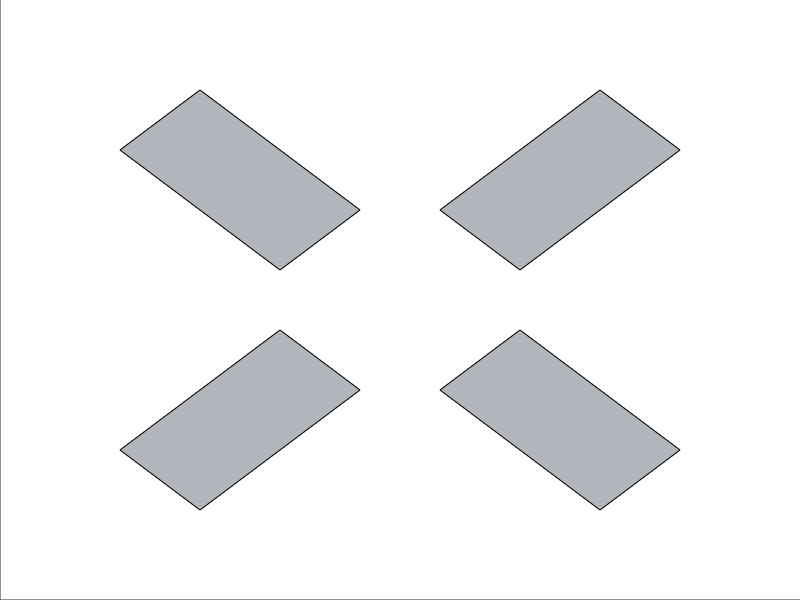

MATLAB code for this plot: (Note: this script raises an error after producing the figure.)
%close level selection interface
close all

%establish wall positions
%          x1   y1    x2     y2
walls = [  2.5  8.5   4.5   6.5; ...
           3.5  5.5   4.5   6.5; ...
           1.5  7.5   2.5   8.5; ...
           1.5  7.5   3.5   5.5; ...
           6.5  4.5   8.5   2.5; ...
           7.5  1.5   8.5   2.5; ...
           5.5  3.5   6.5   4.5; ...
           5.5  3.5   7.5   1.5; ...
           6.5  5.5   5.5   6.5; ...
           7.5  8.5   5.5   6.5; ...
           8.5  7.5   6.5   5.5; ...
           8.5  7.5   7.5   8.5; ...
           2.5  1.5   1.5   2.5; ...
           3.5  4.5   1.5   2.5; ...
           4.5  3.5   2.5   1.5; ...
           4.5  3.5   3.5   4.5];
           
%define initial velocity, timestep, and coefficient of restitution
coefficient_of_restitution = 1;
timestep = 0.1;
v0 = 1.0;

%set the axis field to 10 x 10
fig = figure('Color', 'white');
axis ([0 10 0 10]);
set(fig, 'Position', [440 378 500 500])
set(gca,'position',[0 0 1 1],'units','normalized')

%turn off the tick labels
set(gca, 'XTick', [])
set(gca, 'YTick', [])

%define grey color
grey = [179, 182, 188] ./ 256;

%plot the walls (indices 1 and 3 are x positions, indices 2 and 4 are y
%positions)
w1 = line(walls(1:4,[1 3])',walls(1:4,[2 4])', 'Color', grey);
w2 = line(walls(5:8,[1 3])',walls(5:8,[2 4])', 'Color', grey);
w3 = line(walls(9:12,[1 3])',walls(9:12,[2 4])', 'Color', grey);
w4 = line(walls(13:16,[1 3])',walls(13:16,[2 4])', 'Color', grey);
%patch the inside of the walls to give appearance of solid shape
shape1 = patch([1.5 3.5 4.5 2.5 1.5], [7.5 5.5 6.5 8.5 7.5], grey);
shape2 = patch([6.5 8.5 7.5 5.5 6.5], [4.5 2.5 1.5 3.5 4.5], grey);
shape3 = patch([6.5 8.5 7.5 5.5 6.5], [5.5 7.5 8.5 6.5 5.5], grey);
shape4 = patch([1.5 3.5 4.5 2.5 1.5], [2.5 4.5 3.5 1.5 2.5], grey);

%select position and launch angle of ball
[x0, y0, launchX, launchY, b_init, arrow] = userSelect([1.5 3.5 4.5 2.5 1.5...
    NaN 6.5 8.5 7.5 5.5 6.5 NaN 6.5 8.5 7.5 5.5 6.5 NaN 1.5 3.5 4.5 2.5 1.5],...
    [7.5 5.5 6.5 8.5 7.5 NaN 4.5 2.5 1.5 3.5 4.5 NaN 5.5 7.5 8.5 6.5 5.5...
    NaN 2.5 4.5 3.5 1.5 2.5]);

%use keyboard commands to reselect current position/angle or to launch ball
%force entry into loops
key = 0;
while key~=1
    waitforbuttonpress
    key=get(fig,'CurrentCharacter');
    if key == 'r'
        %remove the current arrow and ball
        delete(b_init)
        delete(arrow)
        %reset position and angle of ball
        [x0, y0, launchX, launchY, b_init, arrow] = userSelect([1.5 3.5 4.5 2.5 1.5...
    NaN 6.5 8.5 7.5 5.5 6.5 NaN 6.5 8.5 7.5 5.5 6.5 NaN 1.5 3.5 4.5 2.5 1.5],...
    [7.5 5.5 6.5 8.5 7.5 NaN 4.5 2.5 1.5 3.5 4.5 NaN 5.5 7.5 8.5 6.5 5.5...
    NaN 2.5 4.5 3.5 1.5 2.5]);
        %break out of the loop
        key = 0;
    elseif key == 32
        %remove the arrow from the plot
        delete(arrow)
        
        %determine components of velocity 
        [vx, vy] = calculateVelocity(v0, x0, y0, launchX, launchY);
        
        %plot initial ball image
        [ballState, oldBallState, trail] = initialPlot(x0, y0, vx, vy);
        
        %while the ball is within the bounds of the screen
        while ballState(1) < 10 && ballState(1) > 0 && ballState(2) < 10 ...
                && ballState(2) > 0
            
            %update the plot and the ball states
            [ballState, oldBallState, wallCollide] = updatePlot(ballState, oldBallState,...
            b_init, trail, timestep, walls, coefficient_of_restitution);
            
            %if the ball collides with the shape (meaning the velocity has
            %changed)
            if ballState(end, 3) ~= oldBallState(end-1, 3) || ballState(end, 4)...
                    ~= oldBallState(end-1, 4)
                %if the ball collided with the first shape
                if (wallCollide(2) == 5.5 || wallCollide(2) == 7.5 ...
                        || wallCollide(2) == 8.5)...
                        && (wallCollide(1) == 1.5 || wallCollide(1) == 2.5 ...
                        || wallCollide(1) == 3.5)
                %make the first shape and corresponding walls disappear
                    delete(w1)
                    delete(shape1)
                    walls(1:4, :) = NaN(4,4);
                elseif (wallCollide(2) == 1.5 || wallCollide(2) == 3.5 ...
                        || wallCollide(2) == 4.5)...
                        && (wallCollide(1) == 5.5 || wallCollide(1) == 6.5 ...
                        || wallCollide(1) == 7.5)
                %make the second shape and corresponding walls disappear
                    delete(w2)
                    delete(shape2)
                    walls(5:8, :) = NaN(4,4);
                elseif (wallCollide(2) == 5.5...
                        || wallCollide(2) == 7.5 || wallCollide(2) == 8.5)...
                        && (wallCollide(1) == 6.5 ...
                        || wallCollide(1) == 7.5 || wallCollide(1) == 8.5)
                    %make the second shape and corresponding walls disappear
                    delete(w3)
                    delete(shape3)
                    walls(9:12, :) = NaN(4,4);
                elseif (wallCollide(2) == 1.5 ...
                        || wallCollide(2) == 3.5 || wallCollide(2) == 4.5)...
                        && (wallCollide(1) == 2.5 ...
                        || wallCollide(1) == 3.5 || wallCollide(1) == 4.5)
                    %make the second shape and corresponding walls disappear
                    delete(w4)
                    delete(shape4)
                    walls(13:16, :) = NaN(4,4);
                end
            end
            %pause to produce animation
            pause (0.01);
        end
        %break out of the loop
        key = 1;
    else
        key = 0;
    end
end

%check if level has been won
%if so, display winner screen
WinnerScreen([shape1, shape2, shape3, shape4], ballState(1), ballState(2),...
    'Level8.m')